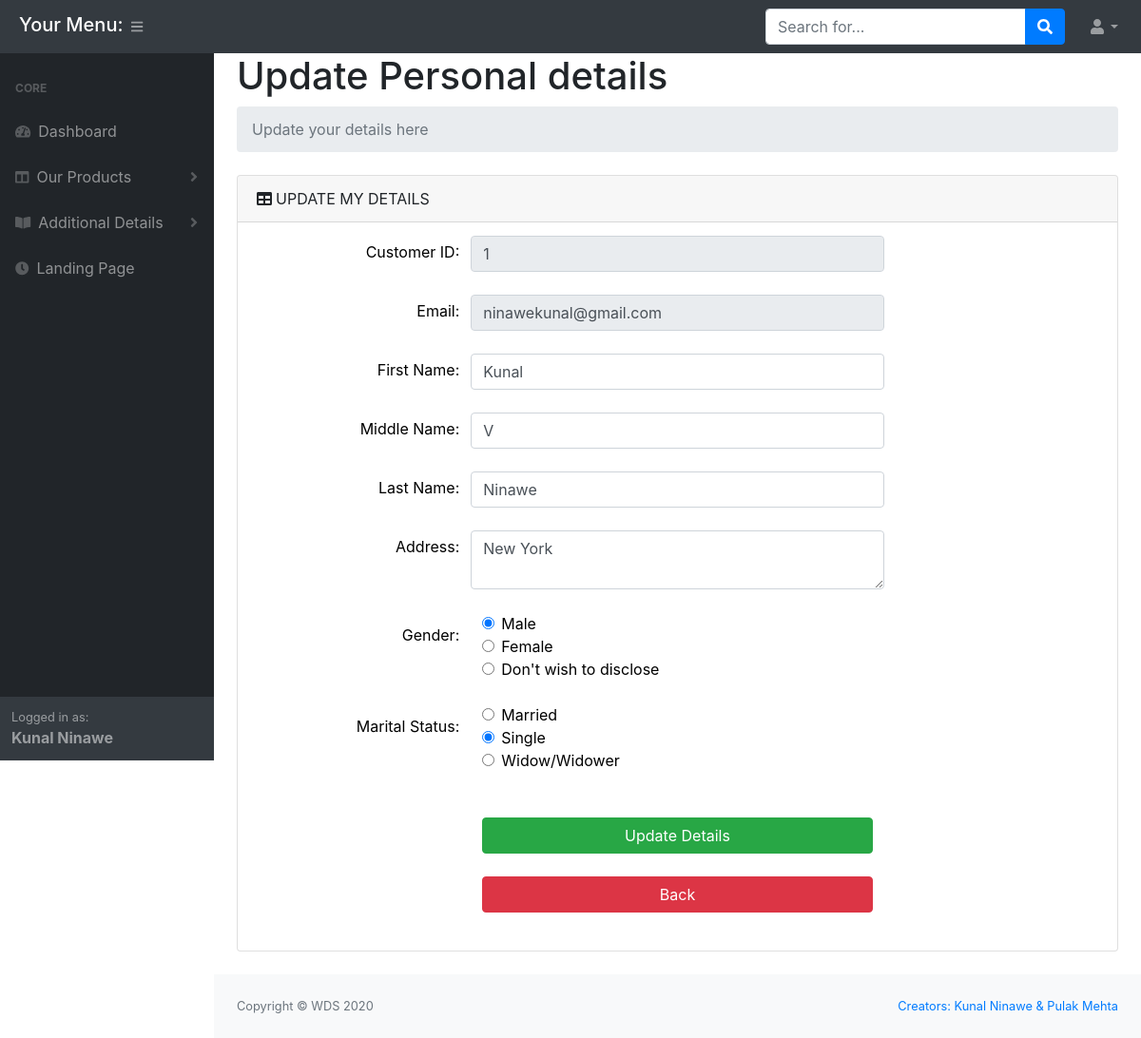
Screenshot of /customer/update_my_details.php (signed in) with the database file from the repository.
### tables this page shows
CREATE TABLE IF NOT EXISTS `cust_details` (
  `cust_id` int(11) NOT NULL AUTO_INCREMENT,
  `email` varchar(50) NOT NULL,
  `first_name` varchar(30) NOT NULL,
  `middle_name` varchar(30) DEFAULT NULL,
  `last_name` varchar(30) NOT NULL,
  `password` varchar(100) NOT NULL,
  `address` varchar(150) DEFAULT NULL,
  `gender` varchar(1) DEFAULT 'M',
  `marital_status` varchar(1) NOT NULL DEFAULT 'S',
  `cust_type` varchar(1) DEFAULT NULL,
  PRIMARY KEY (`cust_id`)
);

### customer/functions.php (called while the page is built, shortened)
<?php
	function showCustDetails($email){
		global $conn;
		$email = mysqli_real_escape_string($conn, $email);
		$sql = "SELECT * FROM cust_details WHERE email='$email'";
		$result = mysqli_query($conn,$sql);
		$array = mysqli_fetch_array($result);
	    if(isset($array)){
	    	return $array;
	    }
	    else{
	    	return 0;
	    }
	}

### customer/update_my_details.php (the view, shortened to what this page needs)
<?php
require_once 'functions.php';
?>
<!DOCTYPE html>
<html>
<head>
</head>
<body class="sb-nav-fixed">
  <?php
  require_once 'header.php';
  ?>
  <div id="layoutSidenav_content">
    <div class="home_ins_content">
      <div class="container-fluid  col-xl-12">
        <h1 class="mt-12">Update Personal details</h1>
        <ol class="breadcrumb mb-4">
          <li class="breadcrumb-item active">Update your details here</li>
        </ol>
        <div class="card mb-4">
          <div class="card-header"><i class="fas fa-table mr-1"></i>UPDATE MY DETAILS</div>
          <div class="card-body">
            <div class="row">
              <div class="col-xl-12">
                <form method="POST" action="" accept-charset="UTF-8" style="color:black;margin-top: -50px;">
                  <div class="card-body">
                    <?php
                    $result = showCustDetails($_SESSION['email']);
                    echo "
                          <br>
                                                  <div class='row'>
                                              <div class='col-md-3 text-right' style='margin-top: 5px;'>
                                                <label for='Customer ID'>
                                                  Customer ID:
                                                </label>
                                                <br>
                                              </div>
                                            <input id='Cust_id' class='form-control col-md-6' type='text' name='Cust_id' disabled='' value='" . $result['cust_id'] . "'>
                                          </div>
                                          <br>
                                          <div class='row'>
                                              <div class='col-md-3 text-right' style='margin-top: 5px;'>
                                                <label for='email'>
                                                  Email:
                                                </label>
                                                <br>
                                              </div>
                                            <input id='email' class='form-control col-md-6' type='email' placeholder='Email' name='email' disabled value='" . $result['email'] . "'/>
                                          </div>
                                          <br>
                                          <div class='row'>
                                              <div class='col-md-3 text-right' style='margin-top: 5px;'>
                                                <label for='First_name'>
                                                  First Name:
                                                </label>
                                                <br>
                                              </div>
                                            <input id='First_name' class='form-control col-md-6' type='text' placeholder='Enter First Name' name='fName' value='" . $result['first_name'] . "' required>
                                          </div>
                                          <br>
                                          <div class='row'>
                                              <div class='col-md-3 text-right' style='margin-top: 5px;'>
                                                <label for='middleName'>
                                                  Middle Name:
                                                </label>
                                                <br>
                                              </div>
                                            <input id='middleName' class='form-control col-md-6' type='text' placeholder='Enter Middle Name' name='mName' value='" . $result['middle_name'] . "'>
                                          </div>
                                          <br>
                                          <div class='row'>
                                              <div class='col-md-3 text-right' style='margin-top: 5px;'>
                                                <label for='Last_name'>
                                                  Last Name:
                                                </label>
                                                <br>
                                              </div>
                                            <input id='Last_name' class='form-control col-md-6' type='text' placeholder='Enter Last Name' name='lName' value='" . $result['last_name'] . "' required>
                                          </div>
                                          <br>
                                          <div class='row'>
                                              <div class='col-md-3 text-right' style='margin-top: 5px;'>
                                                <label for='address'>
                                                  Address:
                                                </label>
                                                <br>
                                              </div>
                                            <textarea id='address' class='form-control col-md-6' rows='2' placeholder='Enter Address' name='address' required>" . $result['address'] . "</textarea>
                                          </div>
                                          <br>
                                            <div class='row'>
                                                  <legend class='col-form-label col-md-3 text-right' style='margin-top: 5px;'>Gender:</legend>
                                                  <div class='col-sm-10 col-md-6'>
                                                    <div class='form-check'>
                                                      <input class='form-check-input' type='radio' name='gender' id='male' value='M' " . ($result['gender'] == 'M' ? 'checked' : '') . ">
                                                      <label class='form-check-label' for='male'>
                                                        Male
                                                      </label>
                                                    </div>
                                                    <div class='form-check'>
                                                      <input class='form-check-input' type='radio' name='gender' id='female' value='F' " . ($result['gender'] == 'F' ? 'checked' : '') . ">
                                                      <label class='form-check-label' for='female'>
                                                        Female
                                                      </label>
                                                    </div>
                                                    <div class='form-check'>
                                                      <input class='form-check-input' type='radio' name='gender' id='none' value='' " . ($result['gender'] == '' ? 'checked' : '') . ">
                                                      <label class='form-check-label' for='none'>
                                                        Don't wish to disclose
                                                      </label>
                                                    </div>
                                                  </div>
                                            </div>
                                                <br>
                                                <div class='row'>
                                                  <legend class='col-form-label col-md-3 text-right' style='margin-top: 5px;'>Marital Status:</legend>
                                                  <div class='col-sm-10 col-md-6'>
                                                    <div class='form-check'>
                                                      <input class='form-check-input' type='radio' name='marital_status' id='married' value='M' " . ($result['marital_status'] == 'M' ? 'checked' : '') . ">
                                                      <label class='form-check-label' for='married'>
                                                        Married
                                                      </label>
                                                    </div>
                                                    <div class='form-check'>
                                                      <input class='form-check-input' type='radio' name='marital_status' id='single' value='S' " . ($result['marital_status'] == 'S' ? 'checked' : '') . ">
                                                      <label class='form-check-label' for='single'>
                                                        Single
                                                      </label>
                                                    </div>
                                                    <div class='form-check'>
                                                      <input class='form-check-input' type='radio' name='marital_status' id='widow' value='W' " . ($result['marital_status'] == 'W' ? 'checked' : '') . ">
                                                      <label class='form-check-label' for='widow'>
                                                        Widow/Widower
                                                      </label>
                                                    </div>
                                                  </div>
                                                </div>
                                                <br>
                                              ";
                    ?>
                    <br>
                    <div class="row text-center">
                      <div class="col-md-3"></div>
                      <a href="" class="col-md-6">
                        <button class="btn btn-success col-xl-12" name="updateButton" type="submit" name="updateDetails">Update Details</button>
                      </a>
                    </div>
                    <br>
                    <div class="row text-center">
                      <div class="col-md-3"></div>
                      <a href="my_details.php" class="col-md-6">
                        <button class="btn btn-danger col-xl-12" type="button">Back</button>
                      </a>
                    </div>
                </form>
              </div>
            </div>
          </div>
        </div>
      </div>
    </div>
  </div>
  <?php
  require_once 'footer.php';
  ?>
</body>
</html>

### customer/header.php (shortened to what this page needs)
<?php
require_once 'functions.php';
 ?>
<!DOCTYPE html>
<html>
<head>
    <link href="css/styles.css" rel="stylesheet" />
    <link href="https://cdn.datatables.net/1.10.20/css/dataTables.bootstrap4.min.css" rel="stylesheet" />
</head>
<body class="sb-nav-fixed">
	<nav class="sb-topnav navbar navbar-expand navbar-dark bg-dark">
            <h5 style="color:white;margin-left: 20px;margin-top: 3px;">Your Menu:</h5>
            <button class="btn btn-link btn-sm order-1 order-lg-0" id="sidebarToggle" href="#"><i class="fas fa-bars"></i></button>
            <form class="d-none d-md-inline-block form-inline ml-auto mr-0 mr-md-3 my-2 my-md-0">
                <div class="input-group">
                    <input class="form-control" type="text" placeholder="Search for..." aria-label="Search" aria-describedby="basic-addon2" />
                    <div class="input-group-append">
                        <button class="btn btn-primary" type="button"><i class="fas fa-search"></i></button>
                    </div>
                </div>
            </form>
            <ul class="navbar-nav ml-auto ml-md-0">
                <li class="nav-item dropdown">
                    <a class="nav-link dropdown-toggle" id="userDropdown" href="#" role="button" data-toggle="dropdown" aria-haspopup="true" aria-expanded="false"><i class="fas fa-user fa-fw"></i></a>
                </li>
            </ul>
        </nav>
        <div id="layoutSidenav">
            <div id="layoutSidenav_nav">
                <nav class="sb-sidenav accordion sb-sidenav-dark" id="sidenavAccordion">
                    <div class="sb-sidenav-menu">
                        <div class="nav">
                            <div class="sb-sidenav-menu-heading">Core</div>
                            <a class="nav-link" href="index.php"
                                ><div class="sb-nav-link-icon"><i class="fas fa-tachometer-alt"></i></div>
                                Dashboard</a>
                            <a class="nav-link collapsed" href="#" data-toggle="collapse" data-target="#collapseLayouts" aria-expanded="false" aria-controls="collapseLayouts"
                                ><div class="sb-nav-link-icon"><i class="fas fa-columns"></i></div>
                                Our Products
                                <div class="sb-sidenav-collapse-arrow"><i class="fas fa-angle-down"></i></div
                            ></a>
                            <a class="nav-link collapsed" href="#" data-toggle="collapse" data-target="#collapsePages" aria-expanded="false" aria-controls="collapsePages"
                                ><div class="sb-nav-link-icon"><i class="fas fa-book-open"></i></div>
                                Additional Details
                                <div class="sb-sidenav-collapse-arrow"><i class="fas fa-angle-down"></i></div
                            ></a>
                            <a class="nav-link" href="../index.php">
                                <div class="sb-nav-link-icon">
                                    <i class="fas fa-clock"></i>
                                </div>
                                Landing Page
                            </a>
                        </div>
                    </div>
                    <div class="sb-sidenav-footer">
                        <div class="small">Logged in as:</div>
                        <b>
                            <?php
                                    $result = showCustDetails($_SESSION['email']);
                                    echo $result['first_name']. " " . $result['last_name'];
                             ?>
                        </b>
                    </div>
                </nav>
            </div>
</body>
</html>

### rows the page displays
cust_details: first_name "Kunal", last_name "Ninawe", Cust_id "1", email "ninawekunal@gmail.com", fName "Kunal", mName "V", lName "Ninawe", address "New York", gender "☑ Male", gender "☐ Female", gender "☐ Don't wish to disclose", marital_status "☐ Married", marital_status "☑ Single", marital_status "☐ Widow/Widower"
